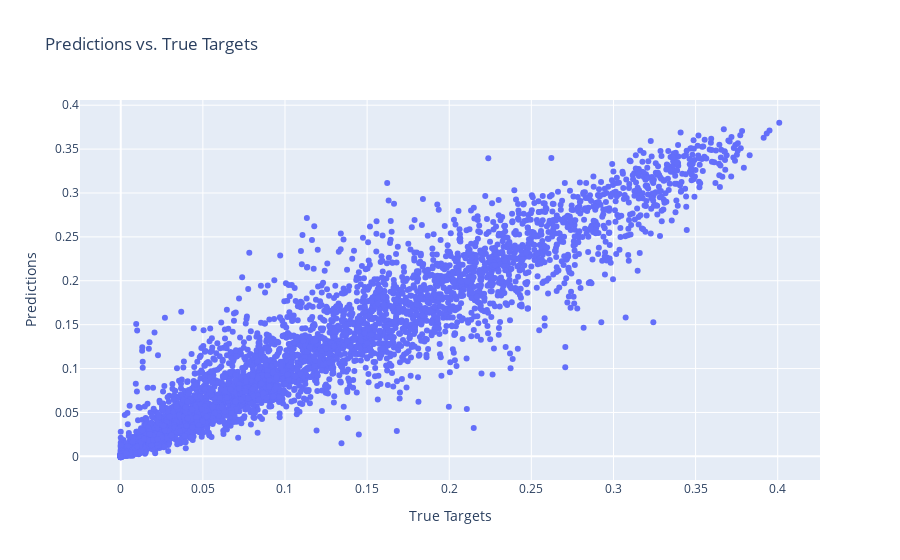

Source (notebook cell):
### Code cell
# Plot the predictions vs. true targets with Plotly
y_pred_numpy = y_pred
y_test_numpy = y_test_tensor.numpy()

fig = go.Figure()
fig.add_trace(go.Scatter(x=y_test_numpy.flatten(), y=y_pred_numpy.flatten(), mode='markers', name='Predictions'))

fig.update_layout(title='Predictions vs. True Targets',
                  xaxis_title='True Targets',
                  yaxis_title='Predictions')

fig.show()

### Figure 1 — Plotly figure (JSON) as saved in the notebook; plotly's stock layout.template omitted (floating-point values rounded to 4 significant figures; data arrays with more than 128 entries replaced by an {"elided": "..."} marker saying what was removed)
{"data": [{"mode": "markers", "name": "Predictions", "type": "scatter", "x": {"elided": "10007 float values"}, "y": {"elided": "10007 float values"}}], "layout": {"title": {"text": "Predictions vs. True Targets"}, "xaxis": {"title": {"text": "True Targets"}}, "yaxis": {"title": {"text": "Predictions"}}}}
